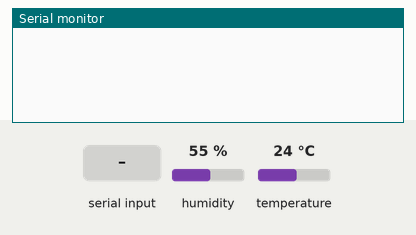
Simulated run of this sketch. Board: Arduino Uno, built with avr-gcc and run on an emulated ATmega328P. Shown: the last lines printed to the serial monitor. The inputs (shaded band) are chosen by the test bench; at power-on: temperature 24 °C, humidity 55 %.

Above: at 1.2 s.
1.3 s: "1\n" received over Serial
At 1.9 s:
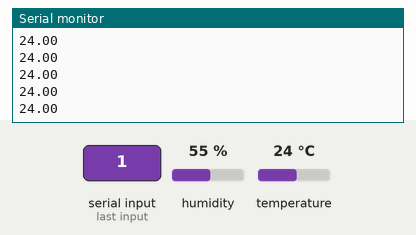
3.2 s: temperature set to 12 °C
At 3.39 s:
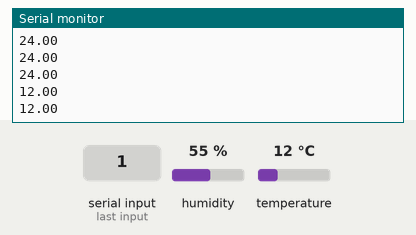
4.7 s: temperature set to 19 °C
At 5.41 s:
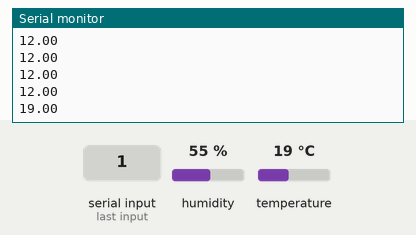
Timing chart, 0 to 7.7 s (numbered marks = the images above; inputs shaded):
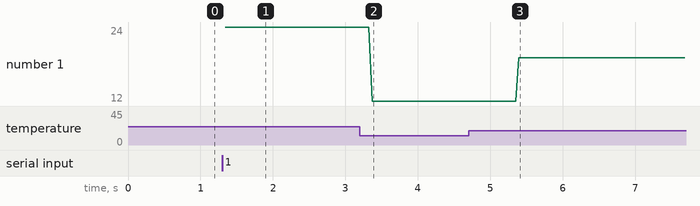

Measured:
- after the input at 1.3 s, the serial monitor: prints a new line at once (image 1)
- after the input at 3.2 s, the serial monitor: prints a new line after 0.17 s (image 2)
- after the input at 4.7 s, the serial monitor: prints a new line after 0.69 s (image 3)
- plotted number 1: 24 → 12 after the input at 3.2 s, 12 → 19 after the input at 4.7 s

The sketch:

main.ino
```cpp
// github.com/mateuszpiela
#include "DHT.h"
#define pin 2
#define type DHT11
DHT dht(pin, type);
void setup() {
  // put your setup code here, to run once:
   Serial.begin(9600);
   dht.begin();
}

void loop() {
  // put your main code here, to run repeatedly:
  if(Serial.available() > 0){
      delay(20);
      float t = dht.readTemperature();
      Serial.print(t);
      Serial.print("\n");
  }
}
```
